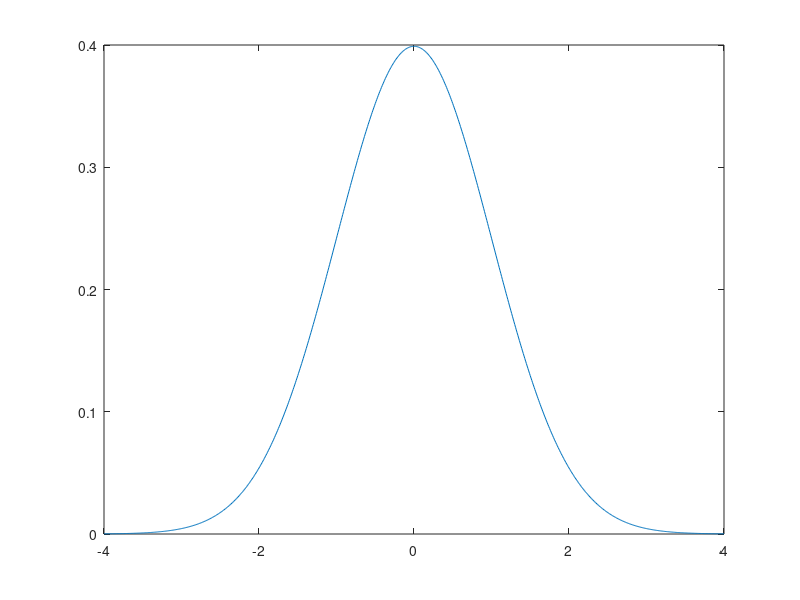

Here is the MATLAB script that generated this plot: (Note: this script raises an error after producing the figure.)
%% MATLAB Tutorial 3 - Mathieu ZARADZKI


%% QUESTION 1 - Gaussian distribution chart and integral
%  Using the plot function draw a chart of the gaussian distribution between -4 and 4
%  Using Matlab "integral" function compute the probability of X>2
%  Turn this into a function and compare with the "cdf" function


%% ANSWER to #1

Xs = [- 4 : 0.01 : 4];

Ys = normpdf(Xs, 0, 1);

plot(Xs, Ys);

myfun = @(x) normpdf(x, 0, 1);

probAbove2 = integral(myfun, 2, Inf)

probAboveX = @(X) integral(myfun, X, Inf);

probAboveX(2)

benchmark = 1 - normcdf(2, 0, 1)


%% QUESTION 2 - Data manipulation
%  We saw how to load data from the internet and save it into a structure
%  Do this for 5 different stocks and form a matrix using their price log-return vectors
%  Also load the index and append it as a 6th column


%% ANSWER to #2
mcd = getstockdata('MCD');
intc = getstockdata('INTC');
jpm = getstockdata('JPM');
ko = getstockdata('KO');
msft = getstockdata('MSFT');

logreturns = [mcd.logreturns, intc.logreturns, jpm.logreturns, ko.logreturns, msft.logreturns];


%% QUESTION 3 - Counting occurences
%  Count how often at least one of the stocks lost (resp. gained) 2pct
%  Count how often at all of them lost (resp. gained) 2pct
%  TIP: you can do this without any loop
%  TIP: sorry to insist but no-loop please
%  TIP: try this command "[1 -2 4 2 5]>3"


%% ANSWER to #3

losstest = (logreturns <= -0.02);
losscount = sum(losstest'); % a great trick
losscount = losscount';

sum(losscount > 0) % at least ONE of them
sum(losscount == 5) % ALL of them

gaintest = (logreturns >= +0.02);
gaincount = sum(gaintest'); % a great trick
gaincount = gaincount';

sum(gaincount > 0) % at least ONE of them
sum(gaincount == 5) % ALL of them

%% QUESTION 4 - If Warren Buffet was broke ...
%  ... he would probably it try all over again
%  Berkshire sold large Stock Index indices betting that ALL major indices
%  would perform well over the long run
%  How would you simulate the behaviour of your 5 stocks if you could only
%  simulate a number between 0 and NbObs (NbObs being the size of your sample)?
%  Could you then price Berkshire trade over 100 time steps?
%  TIP: you can use "randi([1 20])" to simulate integers between 1 and 20


%% QUESTION 5 - The portfolio universe
%  A portfolio is determined by its holding weights
%  Lets consider the universe of long only portfolio that are not
%  leveraged
%  We want to represent each of them of a chart of (x=std, y=mean) ...
%  ... but there is an infinite number of them?
%  A large number will be enough for today e.g. 1000 portfolios
%  TIP: you can use "rand(5,1)" to simulate a set of 5 numbers from 0 to 1


%% ANSWER to #5

nbsimulations = 500; % set here a high number like 10000

means = zeros(nbsimulations, 1);
stds = zeros(nbsimulations, 1);

for i = 1 : nbsimulations
    weights = rand(5, 1);
    weights = weights / sum(weights);
    portfoliologreturns = logreturns * weights;
    means(i) = mean(portfoliologreturns);
    stds(i) = std(portfoliologreturns);
end

plot(stds, means, '*b');

%% QUESTION 6 - Tracking the index
%  With the 5 stocks you selected, can you find a long only portfolio that
%  tracks the best the index?
%  Can you use a chart to see how it compares to other portfolios?


%% QUESTION 7 - Simulating a t-distribution
%  Matlab "rand" command returns (uniformly) a number between 0 and 1
%  Can you use this to simulate a t-distribution?
%  Please write a function for this
%  TIP: check out Matlab functions "tcdf" and "tinv"


%% ANSWER to #7
%  The key is to notice that tinv( rand ) will be a t-distribution!
%  This is because the tinv is the converse of tcdf.
%  And a CDF is a mapping from the distribution to the [0, 1] range.

randt = @(dof) tinv(rand(1,1), dof);

randt(10) % a 1st simulation
randt(10) % a 2nd simulation
randt(10) % a 3rd simulation
randt(10) % a 4th simulation



%% QUESTION 8 - A difficult question ... so difficult we postponed it from lesson 1
%  Lets assume that:
%  a) for 5 different stocks the previous "Alpha and Beta" equation holds, and that
%  b) for two different stocks the Epsilon' are independant from each other.
%  Can you use the different Beta' and Sigma' to build a "model" covariance matrix?


%% QUESTION 9 - Working as a Quant Analyst
%  In the case of a 2 stock portfolio allocation, can you optimize the
%  weights using a function maximization of the Sharpe ratio?
%  TIP: you can use "fminsearch" function

